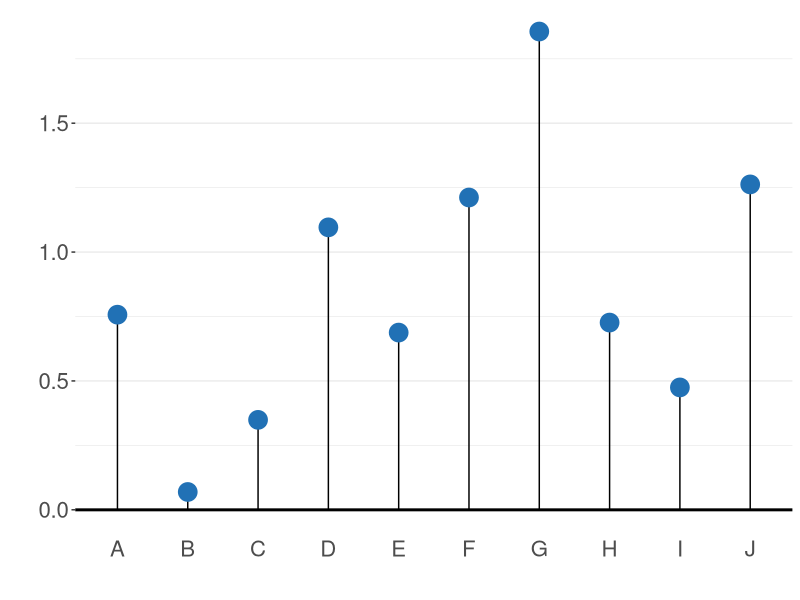

Source code (R):
# Lollipop Chart

# Library
library(ggplot2)

# Set seed
set.seed(2045)

# Create data
data <- data.frame(
  x=LETTERS[1:10],
  y=abs(rnorm(10))
)

# Lollipop chart
ggplot(data, aes(x=x, y=y)) +
  geom_segment( aes(x=x, xend=x, y=0, yend=y), color="black") +
  geom_point(color="#2171b5", size=6) +
  geom_hline(yintercept=0, size=1) +
  theme_bw() +
  theme(panel.grid.major.x = element_blank(),
        panel.border = element_blank(),
        axis.ticks.x = element_blank(),
        text = element_text(size=20)) +
  xlab("") +
  ylab("")